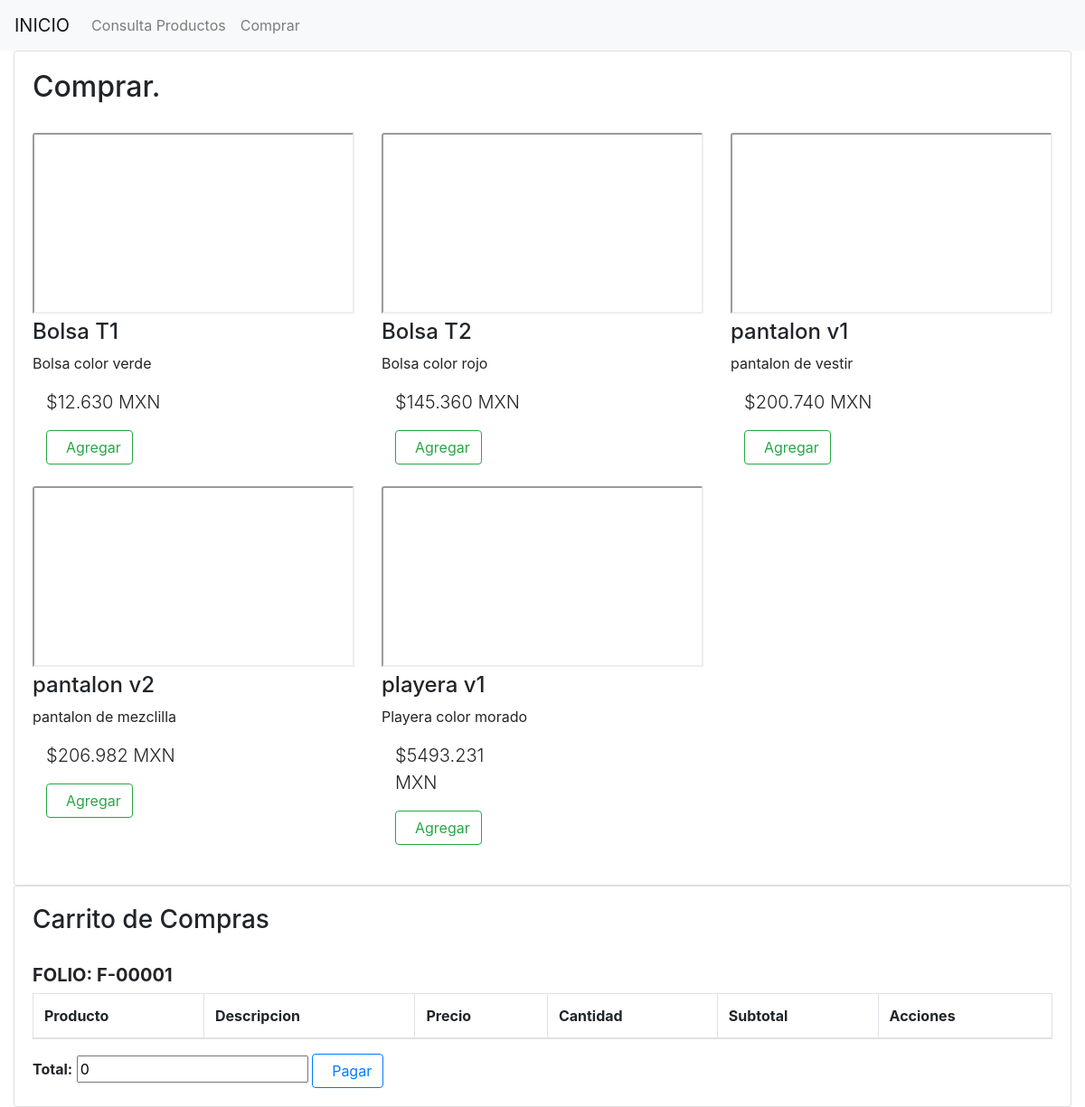
The page /comprar.php on the database its author committed.
### tables this page shows
CREATE TABLE `productos` (
  `id_producto` int(11) NOT NULL AUTO_INCREMENT,
  `nombre` varchar(80) DEFAULT NULL,
  `descripcion` varchar(180) DEFAULT NULL,
  `precio` decimal(10,3) DEFAULT NULL,
  `cantidad` int(11) DEFAULT NULL,
  `imagen` varchar(250) DEFAULT NULL,
  PRIMARY KEY (`id_producto`)
);

### comprar.php (the view, shortened to what this page needs)
<?php
include("conexion.php");
$insert_prod = "SELECT * FROM productos";
$resultado = mysqli_query($conexion, $insert_prod);
$consulta_ventas =  "SELECT max(id_venta) as maximo FROM ventas";
$res_ven = mysqli_query($conexion, $consulta_ventas);
foreach($res_ven as $rv){
    $max_id = $rv['maximo'];
}
if(is_null($max_id)){
    $max_id = $max_id + 1;
}else{
    $max_id = $max_id + 1 ;
}
?>
<!DOCTYPE html>
<html lang="es">
<head>
    <link href="assets/bootstrap.min.css" rel="stylesheet" media="all">
</head>
<body>
    <nav class="navbar navbar-expand-lg navbar-light bg-light">
        <a class="navbar-brand" href="index.php">INICIO</a>
        <div class="collapse navbar-collapse" id="navbarNavDropdown">
            <ul class="navbar-nav">
                <li class="nav-item">
                    <a class="nav-link" href="consulta.php">Consulta Productos</a>
                </li>
                <li class="nav-item">
                    <a class="nav-link" href="comprar.php">Comprar</a>
                </li>
            </ul>
        </div>
    </nav>
    <div class="container-fluid">
        <div class="row">
            <div class="col-sm-12">
                <div class="card">
                    <div class="card-body">
                        <h2>Comprar.</h2><br>
                        <div class="row">
                            <?php
                            foreach($resultado as $res){
                                $imag = $res['imagen'];
                            ?>
                                <div class="col-md-4">
                                    <iframe class="card-img-top" src="<?php echo  $imag; ?>" width="100" height="200">  </iframe>
                                    <h4 class="list-group-item-heading"><?php echo $res["nombre"]; ?></h4>
                                    <p class="list-group-item-text"><?php echo $res["descripcion"]; ?></p>
                                    <div class="col-sm-6">
                                        <p class="lead"><?php echo '$'.$res["precio"].' MXN'; ?></p>
                                    </div>
                                    <div class="col-sm-12">
                                        <button type="submit" class="btn btn-outline-success" id="agregar" >
                                            <i class="bi bi-trash3"></i>&nbsp; Agregar
                                        </button>
                                    </div><br>
                                </div>
                            <?php
                            }
                            ?>
                        </div>
                    </div>
                </div>
            </div>
        </div>
        <div class="row">
            <div class="col-sm-12">
                <div class="card">
                    <div class="card-body">
                        <h3>Carrito de Compras</h3> &nbsp;&nbsp;  <h5><strong>FOLIO: F-0000<?php echo $max_id; ?> </strong></h5>
                        <table class="table table-bordered" >
                            <thead>
                                <tr>
                                    <th>Producto</th>
                                    <th>Descripcion</th>
                                    <th>Precio</th>
                                    <th>Cantidad</th>
                                    <th>Subtotal</th>
                                    <th>Acciones</th>
                                </tr>
                            </thead>
                        </table>
                            <tr>
                                <td colspan="4" aling="right"><strong>Total:</strong></td>
                                <td  aling="right" ><input type="text" name="total" value="<?php if(empty($valor_total)){echo 0;}else{echo $valor_total;} ?>" id ="total"></td>
                                <td colspan="4" aling="right">
                                    <button type="submit" class="btn btn-outline-primary" id="pagar" >
                                        <i class="bi bi-trash3"></i>&nbsp; Pagar
                                    </button>
                                </td>
                            </tr>
                    </div>
                </div>
            </div>
        </div>
    </div>
</body>
</html>

### rows shown on the page
productos: nombre "Bolsa T1", descripcion "Bolsa color verde", precio "12.630"
productos: nombre "Bolsa T2", descripcion "Bolsa color rojo", precio "145.360"
productos: nombre "pantalon v1", descripcion "pantalon de vestir", precio "200.740"
productos: nombre "pantalon v2", descripcion "pantalon de mezclilla", precio "206.982"
productos: nombre "playera v1", descripcion "Playera color morado", precio "5493.231"

### other values the page prints
$max_id "1"
